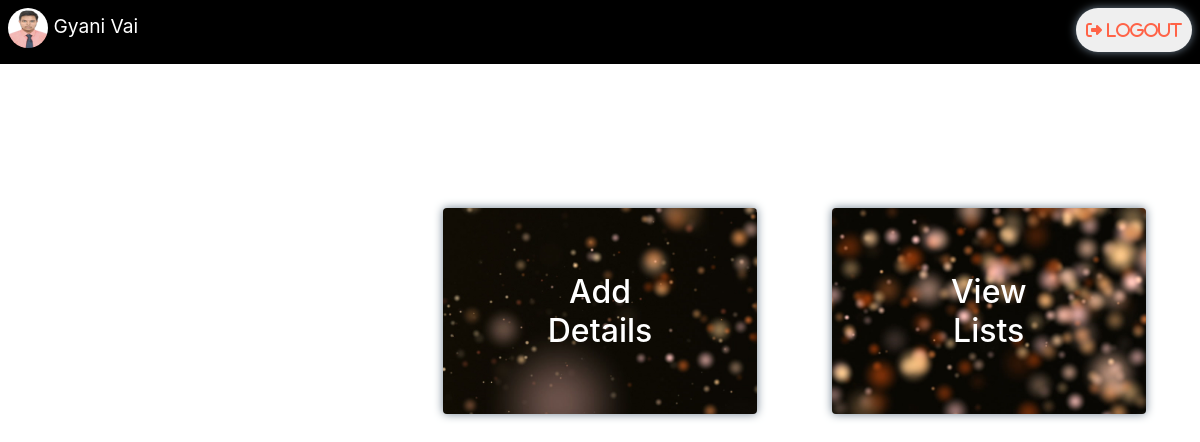
The app's page / (signed in) with its own data.
### tables this page shows
CREATE TABLE user(
            email VARCHAR2(500) PRIMARY KEY,
            name VARCHAR2(500) NOT NULL,
            password VARCHAR2(100) NOT NULL,
            image VARCHAR2(150) DEFAULT 'img_avatar.png'
        );

### app.py (the view)
@app.route("/")
def index():
    if (request.cookies.get('email')):
        user = loginDB.getUser(request.cookies.get('email'))
        email = user[0][0]
        name = user[0][1]
        image = user[0][3]
        return render_template("getin.html",email=email,name=name,image=image)
    else:
        return redirect(url_for('login'))

### loginDB.py (called while the page is built)
def getUser(email):
    db.execute("SELECT * FROM user WHERE email=(?)",(email,))
    user = db.fetchall()
    return user

### templates/getin.html (shortened to what this page needs)
<!DOCTYPE html>
<html lang="en">
<head>
    <link rel="stylesheet" href="https://maxcdn.bootstrapcdn.com/bootstrap/4.0.0/css/bootstrap.min.css"
>
</head>
<body>
    <div  class="mainDiv">
        <nav id="navbar">
            <div class="" style="padding: 8px;">
                    <a href="/">
                        <p style="color: white; float:left; font-size: larger;"><img class="" src="/profilePics/{{ image }}" id="avatar"> {{ name }} </p>                    </a>
                    <a href="/logout">
                        <button id="logout"><i class="fas fa-sign-out-alt" style="color: tomato;"> Logout</i></button>
                    </a>
            </div>
        </nav>
        <br><br>
        <br><br>
        {% block content %}
        <div style="background:transparent !important" class="jumbotron">
            <div class="row" align="center">
                <div class="col-sm col-md col-lg">
                </div>
                <div class="col-sm">
                    <br>
                    <br>
                    <a href="/add">
                        <button id="button" class="btn btn-default" style="box-shadow: 0px 0px 10px 0px slategray;">
                            <div class="" style="width: 18rem; height: 12rem">
                                <div class="card-body">
                                    <h2 class="card-title mb-2 text-muted text-center" style="color:white !important;"> <br> Add<br>Details </h2>
                                </div>
                            </div>
                        </button>
                    </a>
                </div>
                <div class="col-sm">
                    <br>
                    <br>
                    <a href="/view">
                        <button id="button" class="btn btn-default" style="box-shadow: 0px 0px 10px 0px slategray;">
                            <div class="" style="width: 18rem; height: 12rem">
                                <div class="card-body">
                                    <h2 class="card-title mb-2 text-muted text-center" style="color:white !important;"> <br> View<br>Lists </h2>
                                </div>
                            </div>
                        </button>
                    </a>
                </div>
                <div class="col-sm">
                </div>
            </div>
        </div>
    </div>
    {% endblock %}
</body>
</html>

### templates/getin.html (style rules this page uses)
#avatar { height: 40px; width: 40px; border-radius: 50%; vertical-align: middle; }
#navbar { background-color: black; position: fixed; width: 100%; }
#button { animation: shake 6s; animation-iteration-count: infinite; background-image: url('/bg2.jpg'); background-position: center; background-repeat: no-repeat; background-size: cover; background-attachment: fixed; }
#logout { float: right; margin-right: 0%; -moz-border-radius: 30px; -webkit-border-radius: 30px; border-radius: 30px; border: none; box-shadow: 0px 0px 10px 0px slategray; padding: 10px; }

### records on screen
user: image (picture), name "Gyani Vai"
